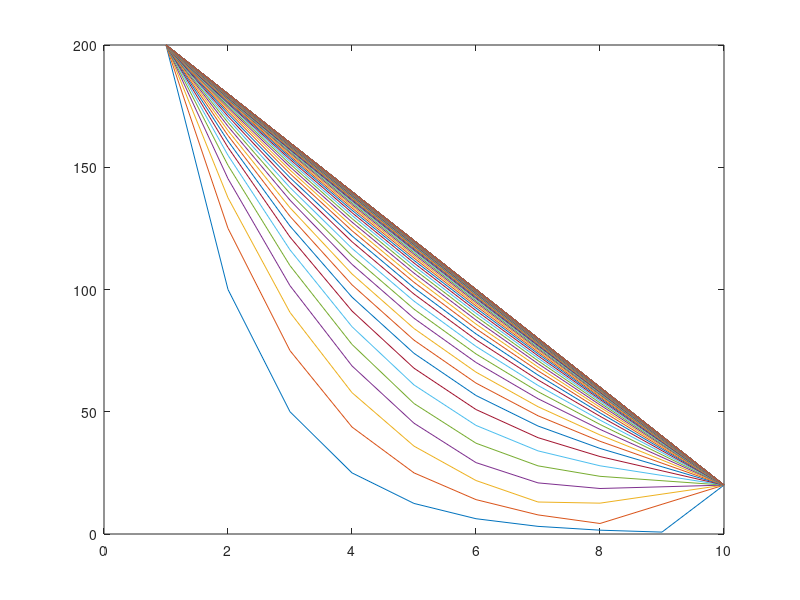

Source code (MATLAB):
%Matlab/Octave code for steady-state heat conduction
clc
clearvars;

%Geometry information
N=10; %number of nodes
L=10/100; %Lenght of rod in meters(10cm)
dx=L/(N-1); %grid size

%Initial and boundary condition
T=zeros(N,1);
Tbase=200;
Ttip=20;

%Solution
k=100; %number of iterations

for j=1:1:k
    T(1,1)=Tbase;

    for(i=2:1:N-1)
        T(i,1)=(T(i+1)+T(i-1))/2;
    end
    T(N,1)=Ttip;
plot(T);
hold on;
end